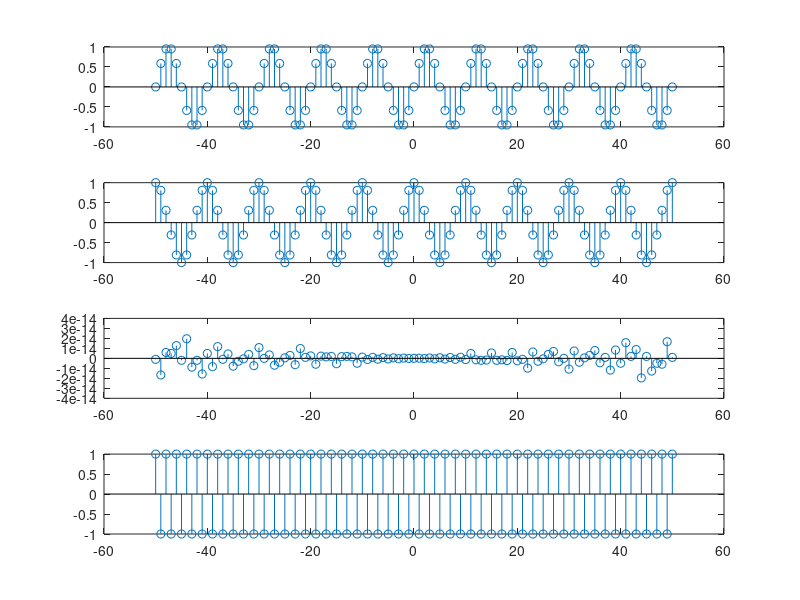

MATLAB code for this plot:
% sine and cos sequence

n=-50:50;

subplot(4,1,1);
x_n=sin(2*pi*0.1*n);
stem(n,x_n);

subplot(4,1,2);
x_n2=cos(2*pi*0.1*n);
stem(n,x_n2);

subplot(4,1,3);
x_n3=sin(2*pi*0.5*n);
stem(n,x_n3);

subplot(4,1,4);
x_n4=cos(2*pi*0.5*n);
stem(n,x_n4);




